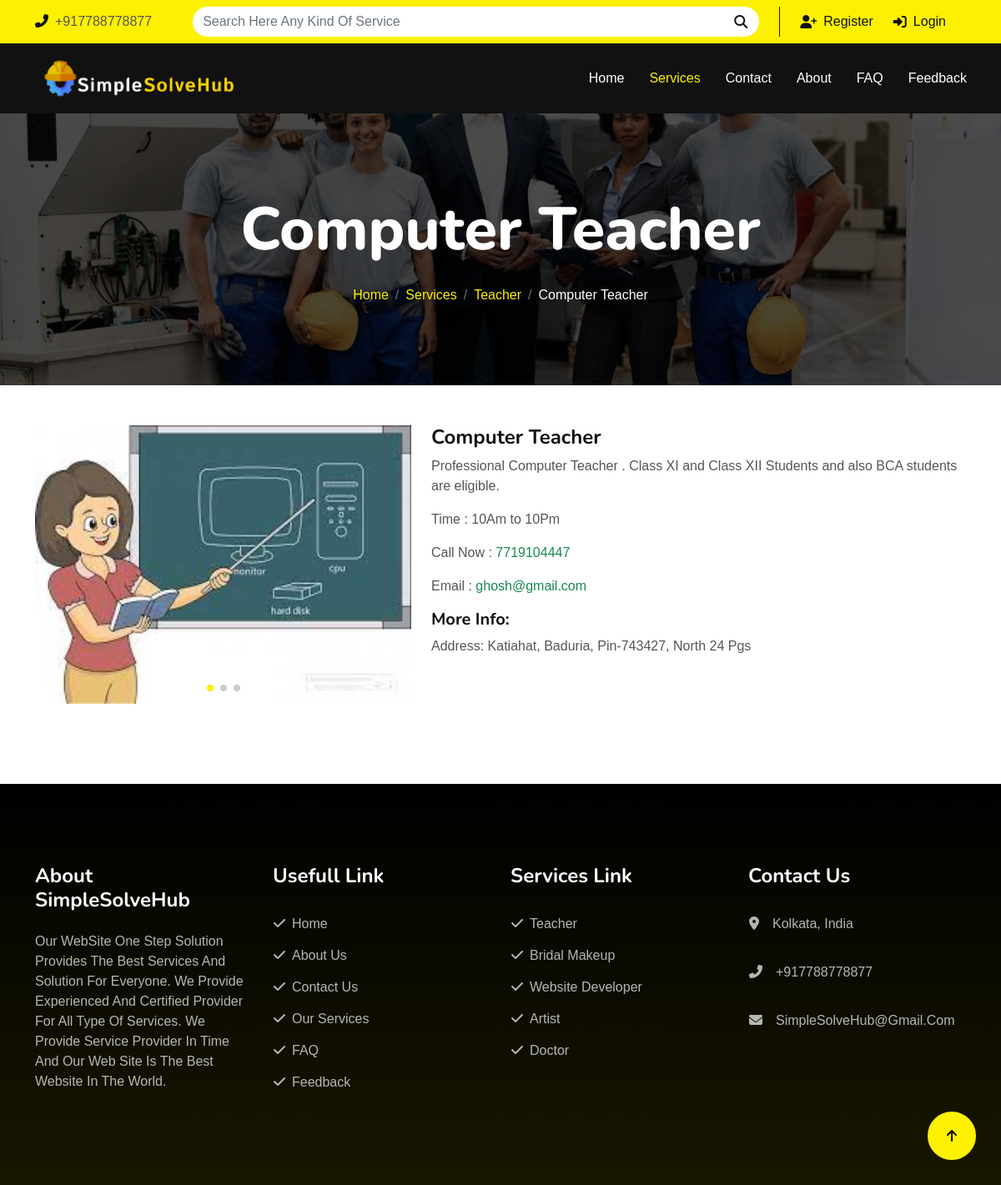
The app's page /service_details.php?id=14 with its own data.
### tables this page shows
CREATE TABLE `agent_service` (
  `id` int(11) NOT NULL,
  `user_id` text NOT NULL,
  `service_profession` text NOT NULL,
  `service_name` text NOT NULL,
  `description` text NOT NULL,
  `address` text NOT NULL,
  `email` text NOT NULL,
  `mobile_number` text NOT NULL,
  `service_image` text NOT NULL,
  `auth` text NOT NULL
);

### service_details.php (the view, shortened to what this page needs)
<?php
require './components/head.php';
include('./config/db_con.php');
$id=$_GET['id'];
$sql=mysqli_query($conn,"SELECT * FROM agent_service where id='$id'");
$data=mysqli_fetch_assoc($sql);
?>
</head>
<body>
   <?php require './components/top_nav.php' ?>
    <?php require './components/navbar.php' ?>
    <div class="container-fluid page-header py-5">
        <div class="container text-center py-5">
            <h1 class="display-2 text-white mb-4 animated slideInDown"><?php echo $data['service_name']; ?></h1>
            <nav aria-label="breadcrumb">
                <ol class="breadcrumb justify-content-center mb-0 animated slideInDown">
                    <li class="breadcrumb-item"><a href="./index.php">Home</a></li>
                    <li class="breadcrumb-item"><a href="./service.php">Services</a></li>
                    <li class="breadcrumb-item"><a href="./service_option.php"><?php echo $data['service_profession']; ?></a></li>
                    <li class="breadcrumb-item text-white" aria-current="page"><?php echo $data['service_name']; ?></li>
                </ol>
            </nav>
        </div>
    </div>
    <div class="container mt-5">
        <div class="row g-4">
            <div class="col-md-5">
                <div class="swiper mySwiper">
                    <div class="swiper-wrapper">
                        <div class="swiper-slide">
                            <img src="./agent/<?php echo $data['service_image']?>" alt="">
                        </div>
                    </div>
                    <div class="swiper-pagination"></div>
                </div>
            </div>
            <div class="col-md-7">
                <h4><?php echo $data['service_name']; ?></h4>
                <p><?php echo $data['description']; ?></p>
                <p>Time : 10Am to 10Pm</p>
                <p>Call Now : <a class="text-success" href="tel:<?php echo $data['mobile_number']; ?>"><?php echo $data['mobile_number']; ?></a></p>
                <p>Email : <a class="text-success" href="mailto:<?php echo $data['email']; ?>"><?php echo $data['email']; ?></a></p>
                <h5>More Info: </h5>
                <p>Address: <?php echo $data['address']; ?></p>
            </div>
        </div>
    </div>
    <?php require './components/footer.php' ?>
    <a href="#" class="btn btn-primary rounded-circle border-3 back-to-top"><i class="fa fa-arrow-up"></i></a>
</body>
</html>

### css/style.css (style rules this page uses)
.back-to-top { position: fixed; right: 30px; bottom: 30px; display: flex; width: 58px; height: 58px; align-items: center; justify-content: center; z-index: 99; }
.btn { text-transform: uppercase; font-weight: 500; transition: .5s; }
.btn.btn-primary { box-shadow: inset 0 0 0 0 var(--bs-dark); }
.page-header { background: linear-gradient(rgba(0, 0, 0, .7), rgba(0, 0, 0, .7)), url(../img/hero_img2.webp) center center no-repeat; background-size: cover; }

### css/main.css (style rules this page uses)
.swiper { width: 100%; height: 100%; }
.swiper-slide { text-align: center; font-size: 18px; background: #fff; display: flex; justify-content: center; align-items: center; }
.swiper-slide img { display: block; width: 100%; height: 100%; object-fit: cover; }

### records on screen
agent_service: service_name "Computer Teacher", service_profession "Teacher", service_image (picture), description "Professional Computer Teacher . Class XI and Class XII Students and also BCA students are eligible.", mobile_number "7719104447", email "ghosh@gmail.com", address "Katiahat, Baduria, Pin-743427, North 24 Pgs"
